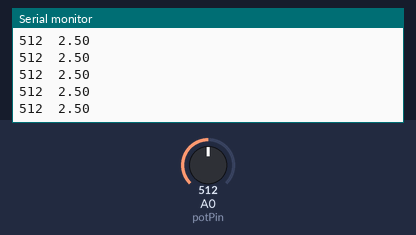
The sketch below on a simulated Arduino Uno, built with avr-gcc and run on an emulated ATmega328P. Shown: the last lines printed to the serial monitor. The test bench sets the inputs (shaded band); at power-on: A0 (potPin) = 512.

Above: at 1.2 s.
1.3 s: A0 (potPin) set to 716
At 2.1 s:
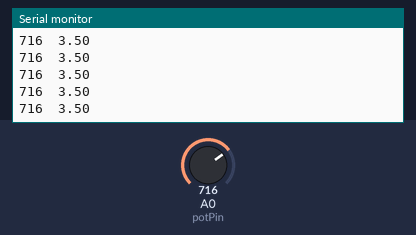
2.8 s: A0 (potPin) set to 900
At 3.3 s:
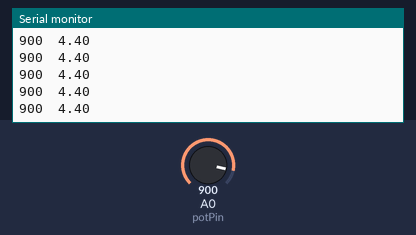
Timing chart, 0 to 5.8 s (numbered marks = the images above; inputs shaded):
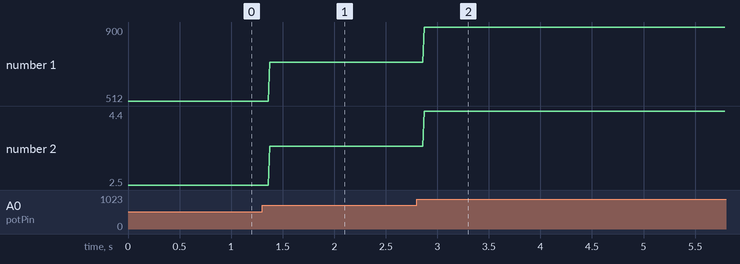

Measured:
- after the input at 1.3 s, the serial monitor: prints a new line after 0.07 s (image 1)
- after the input at 2.8 s, the serial monitor: prints a new line after 0.07 s (image 2)
- plotted number 1: 512 → 716 after the input at 1.3 s, 716 → 900 after the input at 2.8 s
- plotted number 2: 2.5 → 3.5 after the input at 1.3 s, 3.5 → 4.4 after the input at 2.8 s

The sketch:

Q2A.ino
```cpp
// declare Variables
const int potPin = A0;
int potReading;
float potVoltage;

void setup() {
  // Serial comms
  Serial.begin(9600);
}

void loop() {
  potReading = analogRead(potPin); // take in reading
  potVoltage = potReading * (5 / 1023.0); // convert to floating point voltage

  Serial.print(potReading);
  Serial.print("  ");
  Serial.println(potVoltage);
}
```
